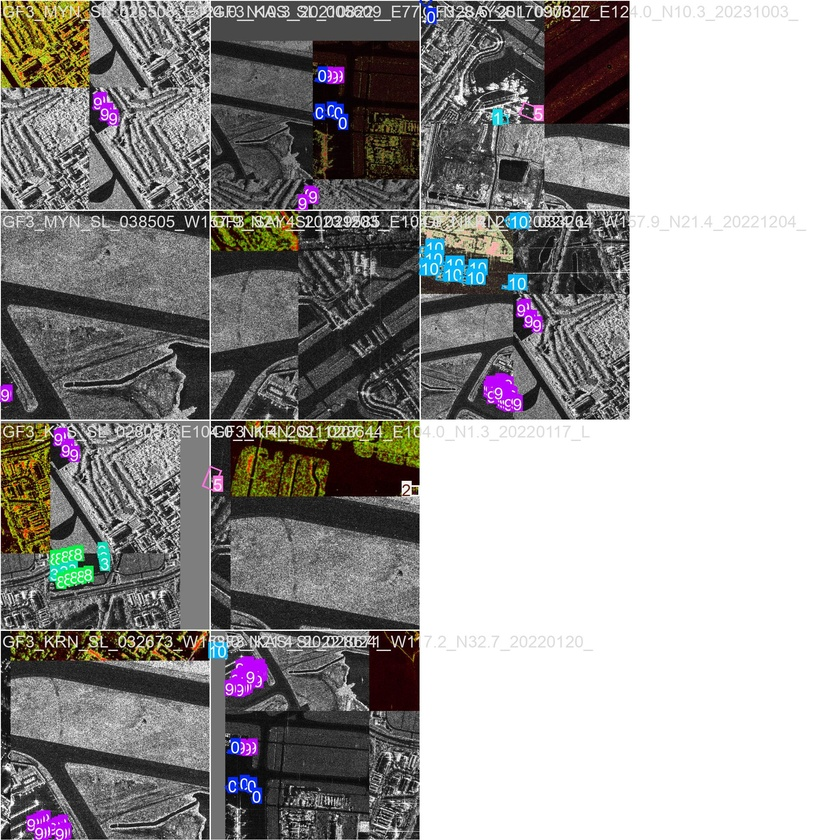
#> input picture run/fair-csar/v11/train_batch0.jpg, 840 x 840 px, shrunk from 1920 x 1920 before the run
$ python -i sar_enhancement.py   (imports and definitions only)   (older library calls are emulated)
#> lines starting #> are read from the running program, lines starting #| are printed output that depends on the picture
#> further down, picture is the input picture: shape (840, 840, 3); mean B, G, R 151.5, 152.6, 154.5
# Ultralytics 🚀 AGPL-3.0 License - https://ultralytics.com/license

"""
SAR Image Enhancement Module

This module provides SAR (Synthetic Aperture Radar) image enhancement through
three-channel physical feature extraction:

- R Channel: Scattering Keypoint Heatmap (Harris corner detection)
- G Channel: Structure Tensor Coherence Map (anisotropy)
- B Channel: Adaptive Log-Amplitude Map (dynamic range compression)

Based on the original implementation from /mnt/e/jwk/yuchuli/ronghe1_0.py
"""

import cv2
import numpy as np


def normalize_to_uint8(img):
    """
    Normalize an image to uint8 range [0, 255].

    Args:
        img: Input image (any range)

    Returns:
        np.ndarray: Normalized image in uint8
    """
    # [6 lines of commented-out code are left out]
    img_min = img.min()
#> img_min = 0
    img_max = img.max() + 1e-8
#> img_max = 255
    norm = (img - img_min) / (img_max - img_min)
    norm = np.clip(norm, 0, 1)  # 添加：确保在 [0, 1] 范围内
    return (norm * 255).astype(np.uint8)


def generate_scattering_heatmap(sar_img, block_size=2, ksize=3, k=0.04, sigma=2):
    """
    Generate scattering keypoint heatmap using Harris corner detection.

    R Channel: Highlights strong scattering points (nose, wingtips, etc.)

    Args:
        sar_img: Input SAR image (grayscale, single channel)
        block_size: Harris corner detector block size
        ksize: Sobel kernel size
        k: Harris corner detector free parameter
        sigma: Gaussian blur radius for heatmap diffusion (reduced from 15 to 2)

    Returns:
        np.ndarray: Heatmap as float32 array
    """
    # Preprocess: normalize and convert to uint8 for cornerHarris
    src = normalize_to_uint8(sar_img)

    # Harris corner detection
    dst = cv2.cornerHarris(src, block_size, ksize, k)
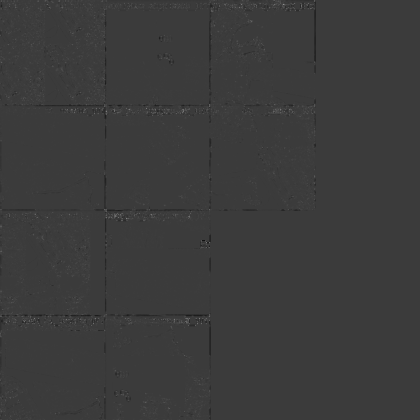
#> dst: shape (840, 840) float32 (shown at 1/2 size); min -0.0207, max 0.0676, mean 3.42e-05; drawn with min black and max white

    # 修改1：去掉1%阈值截断，保留完整响应分布
    keypoints_mask = dst  # 直接使用原始响应值

    # 修改2：降低sigma，保留锐利结构
    heatmap = cv2.GaussianBlur(keypoints_mask, (0, 0), sigmaX=sigma, sigmaY=sigma)
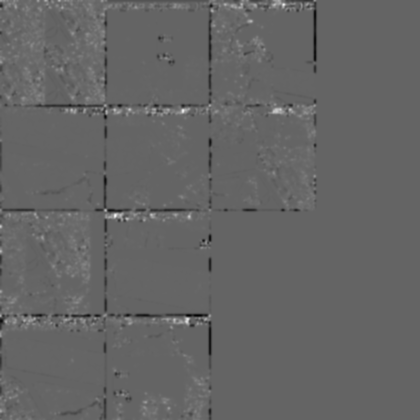
#> heatmap: shape (840, 840) float32 (shown at 1/2 size); min -0.00619, max 0.00947, mean 3.44e-05; drawn with min black and max white

    return heatmap


def generate_structure_tensor_map(sar_img, sigma_grad=1.0, sigma_tensor=3.0):
    """
    G 通道: 能量加权的结构张量相干图
    引入总能量 (Trace) 压制背景噪声的虚假边缘

    Args:
        sar_img: 输入SAR图像（灰度单通道）
        sigma_grad: 梯度计算的高斯平滑尺度
        sigma_tensor: 结构张量的高斯平滑尺度

    Returns:
        np.ndarray: 能量加权相干图，shape为(H, W)
    """
#> called with sigma_grad = 1, sigma_tensor = 0.5
    img = sar_img.astype(np.float32)

    # 计算梯度
    grad_x = cv2.Sobel(img, cv2.CV_32F, 1, 0, ksize=3)
    grad_y = cv2.Sobel(img, cv2.CV_32F, 0, 1, ksize=3)

    # 结构张量分量
    Ixx = grad_x ** 2
    Iyy = grad_y ** 2
    Ixy = grad_x * grad_y
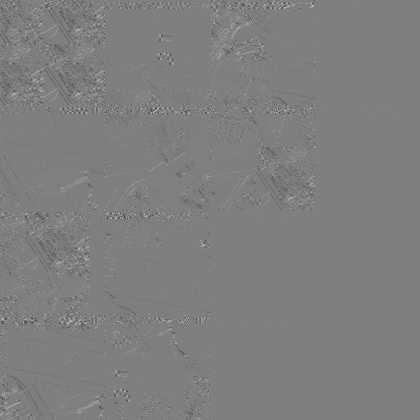
#> Ixy: shape (840, 840) float32 (shown at 1/2 size); min -415173, max 417825, mean -409.5; drawn with min black and max white

    # 高斯平滑
    Txx = cv2.GaussianBlur(Ixx, (0, 0), sigmaX=sigma_tensor, sigmaY=sigma_tensor)
    Tyy = cv2.GaussianBlur(Iyy, (0, 0), sigmaX=sigma_tensor, sigmaY=sigma_tensor)
    Txy = cv2.GaussianBlur(Ixy, (0, 0), sigmaX=sigma_tensor, sigmaY=sigma_tensor)

    # 计算特征值
    delta = np.sqrt((Txx - Tyy) ** 2 + 4 * Txy ** 2)
    trace = Txx + Tyy  # Trace 代表局部总梯度能量

    lambda1 = (trace + delta) / 2
    lambda2 = (trace - delta) / 2
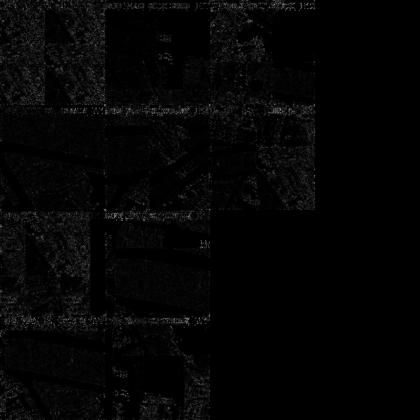
#> lambda2: shape (840, 840) float32 (shown at 1/2 size); min 0, max 128500.4, mean 2437.4; drawn with min black and max white

    # 1. 纯几何相干度 (0~1)
    coherence = (lambda1 - lambda2) / (lambda1 + lambda2 + 1e-6)
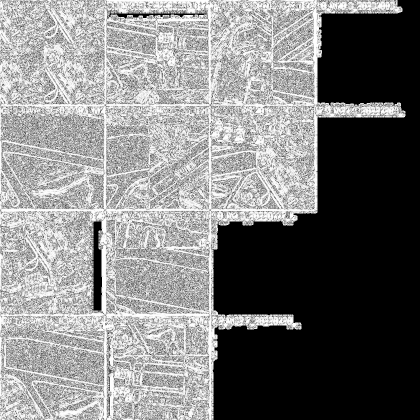
#> coherence: shape (840, 840) float32 (shown at 1/2 size); min 0, max 1, mean 0.492

    # 2. 能量掩膜 (Energy Mask) - 核心救命操作，压制背景噪声
    # trace_norm = cv2.normalize(trace, None, 0, 1, cv2.NORM_MINMAX)
    # energy_weight = np.power(trace_norm, 1.5)
    ############
    ##########
    ############
    #########
    # 修复RuntimeWarning 问题；原因：np.power() 对负数或 NaN 值进行幂运算时会触发警告。
    trace_norm = cv2.normalize(trace, None, 0, 1, cv2.NORM_MINMAX)
    trace_norm = np.clip(trace_norm, 0, None)  # 添加：确保非负，处理 NaN
    energy_weight = np.power(trace_norm, 1.5)


    # 3. 加权输出：既要是线(coherence大)，又得有能量(energy大)
    weighted_coherence = coherence * energy_weight

    return weighted_coherence


# [29 lines left out: function generate_log_amplitude_map, not called in this run]


def enhance_sar_image(sar_img, sigma_keypoint=2, sigma_tensor=0.5, clip_ratio=0.01):
    """
    One-stop SAR image enhancement interface.

    Converts single-channel SAR image to three-channel RGB enhanced image:
    - R: Scattering keypoint heatmap (强散射点/角点)
    - G: Structure tensor coherence map (结构张量相干图/轮廓)
    - B: Original SAR Image (原始单通道SAR底图)

    Args:
        sar_img: Single-channel SAR image with shape (H, W) or (H, W, 1)
        sigma_keypoint: Gaussian diffusion radius for keypoint heatmap
        sigma_tensor: Smoothing scale for structure tensor
        clip_ratio: (这里原用于B通道，如果不用Gamma，这个参数可以保留占位或删除)

    Returns:
        np.ndarray: Three-channel enhanced RGB/BGR image with shape (H, W, 3)
                    Note: Uses BGR order for OpenCV compatibility
    """
    # Ensure single channel
    if len(sar_img.shape) == 3:
        if sar_img.shape[2] == 3:
            # Convert RGB/BGR to grayscale
            sar_img_gray = cv2.cvtColor(sar_img, cv2.COLOR_BGR2GRAY)
        else:
            sar_img_gray = sar_img[:, :, 0]
    else:
        sar_img_gray = sar_img

    # Generate R and G channels
    channel_r = generate_scattering_heatmap(sar_img_gray, sigma=sigma_keypoint)
    channel_g = generate_structure_tensor_map(sar_img_gray, sigma_tensor=sigma_tensor)

    channel_b = sar_img_gray

    # Normalize each channel to uint8
    R = normalize_to_uint8(channel_r)
    G = normalize_to_uint8(channel_g)
    B = normalize_to_uint8(channel_b)  # 这里会自动将原始SAR图像拉伸到 0-255，防止合并时报错

    # Merge to BGR format (OpenCV default)
    enhanced_img = cv2.merge([B, G, R])
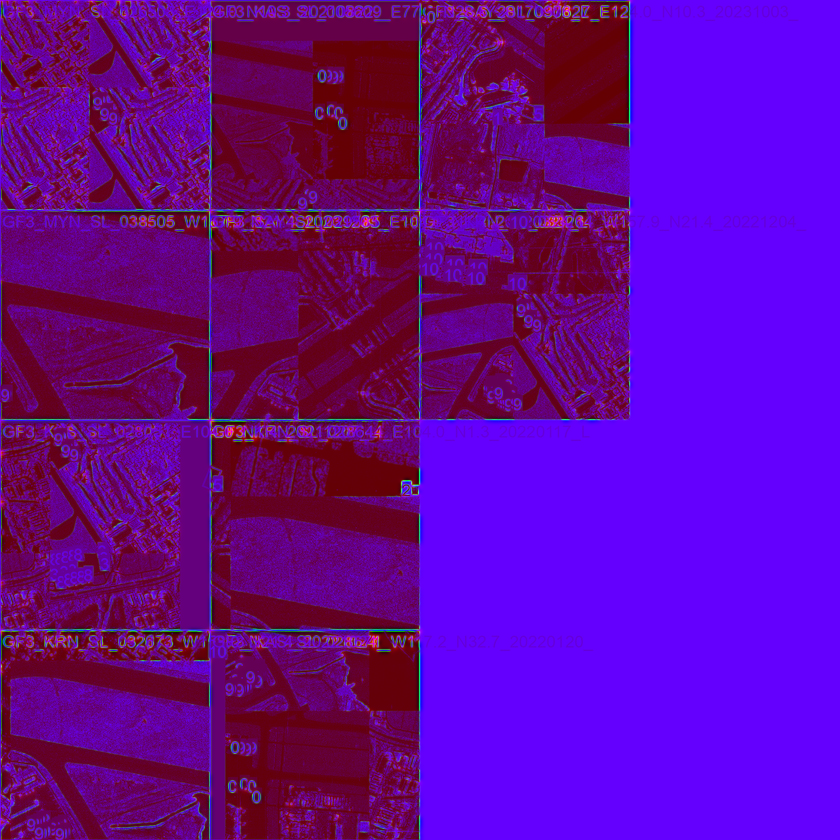
#> enhanced_img: shape (840, 840, 3); mean of channels 0, 1, 2 152, 4.3, 100.7; drawn as B, G, R

    return enhanced_img


# [102 lines left out: functions is_sar_image, generate_physical_prior, generate_sharp_scattering_heatmap, enhance_sar_image_v2, not called in this run]


>>> import cv2
>>> picture = cv2.imread('../../run/fair-csar/v11/train_batch0.jpg')
>>> result = enhance_sar_image(picture)

$ run again, on run/fair-csar/v11/train_batch1.jpg
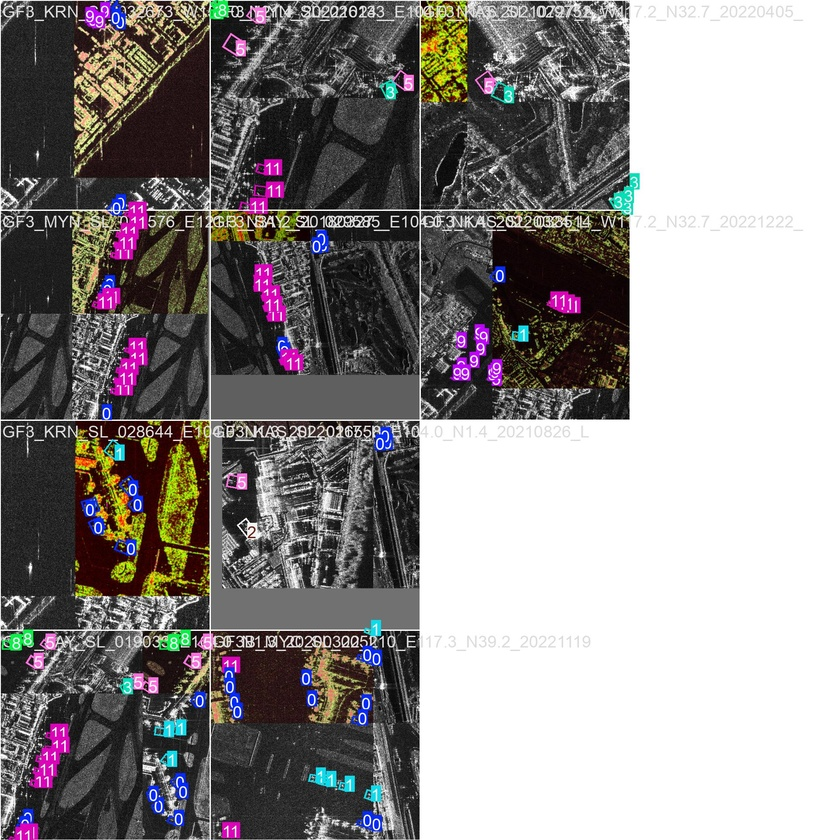
#> input picture run/fair-csar/v11/train_batch1.jpg, 840 x 840 px, shrunk from 1920 x 1920 before the run
#> picture is the input picture: shape (840, 840, 3); mean B, G, R 139.3, 139.6, 143.4
#> img_min = 0
#> img_max = 255
#> in generate_structure_tensor_map, `energy_weight = np.power(trace_norm, 1.5)`:
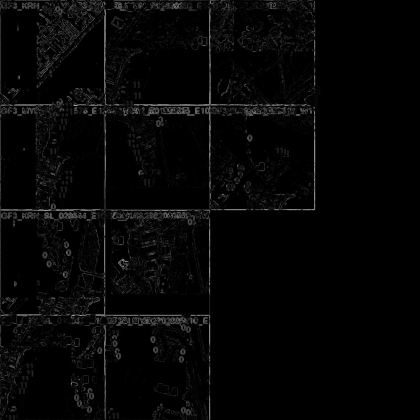
#> energy_weight: shape (840, 840) float32 (shown at 1/2 size); min 0, max 1, mean 0.0229
#> in enhance_sar_image, `enhanced_img = cv2.merge([B, G, R])`:
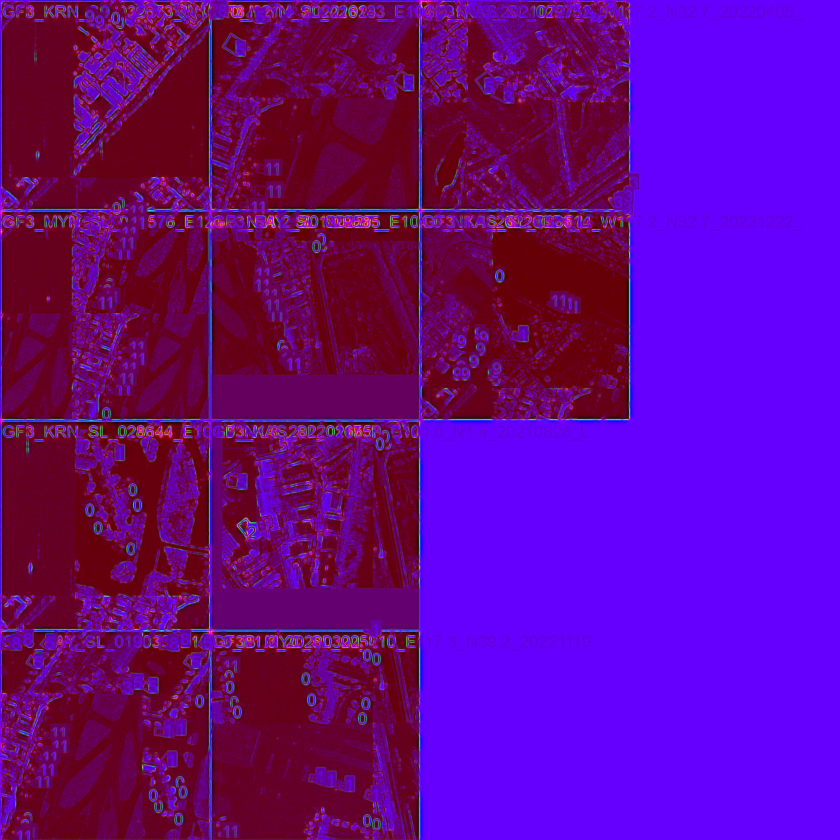
#> enhanced_img: shape (840, 840, 3); mean of channels 0, 1, 2 139.7, 5.1, 101.7; drawn as B, G, R

$ run again, on run/fair-csar/v11/train_batch2.jpg
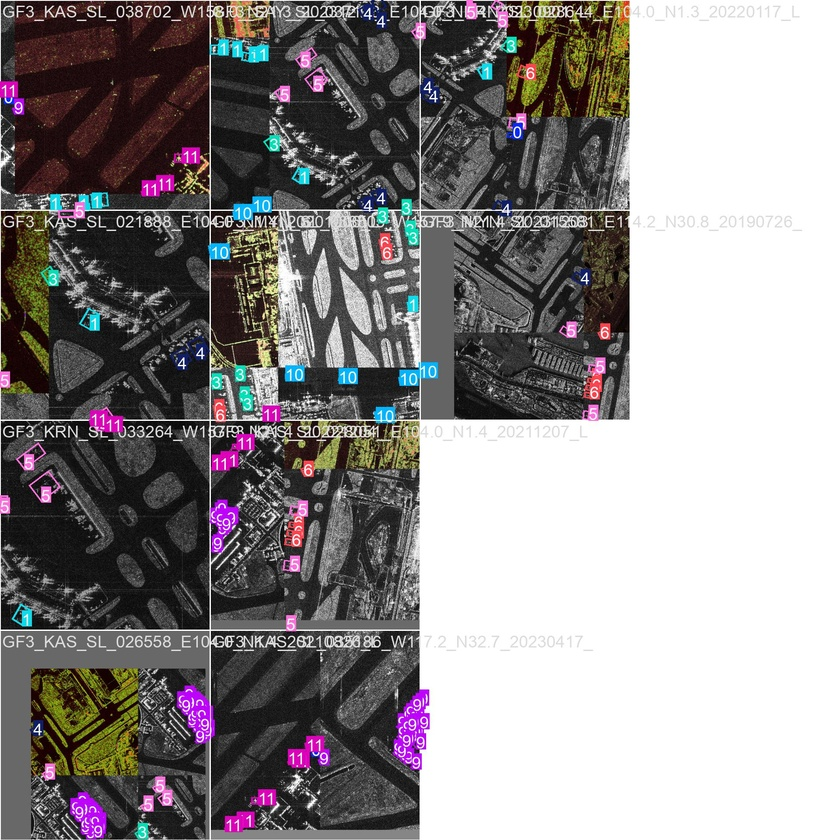
#> input picture run/fair-csar/v11/train_batch2.jpg, 840 x 840 px, shrunk from 1920 x 1920 before the run
#> picture is the input picture: shape (840, 840, 3); mean B, G, R 139.9, 139.4, 143.2
#> img_min = 0
#> img_max = 255
#> in generate_structure_tensor_map, `energy_weight = np.power(trace_norm, 1.5)`:
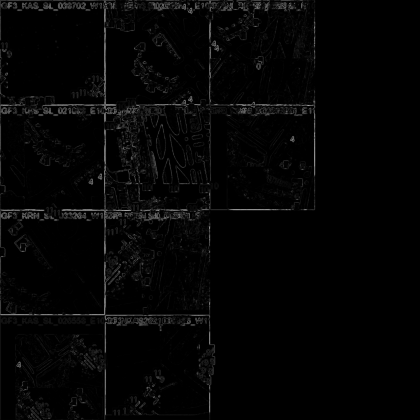
#> energy_weight: shape (840, 840) float32 (shown at 1/2 size); min 0, max 1, mean 0.0188
#> in enhance_sar_image, `enhanced_img = cv2.merge([B, G, R])`:
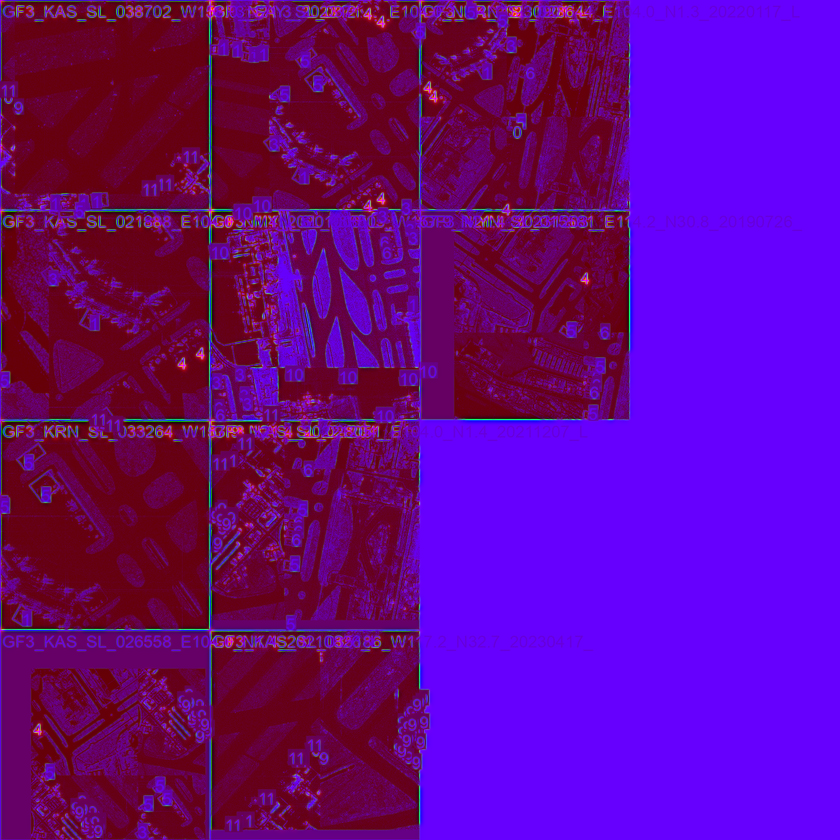
#> enhanced_img: shape (840, 840, 3); mean of channels 0, 1, 2 139.6, 4.2, 101.9; drawn as B, G, R
